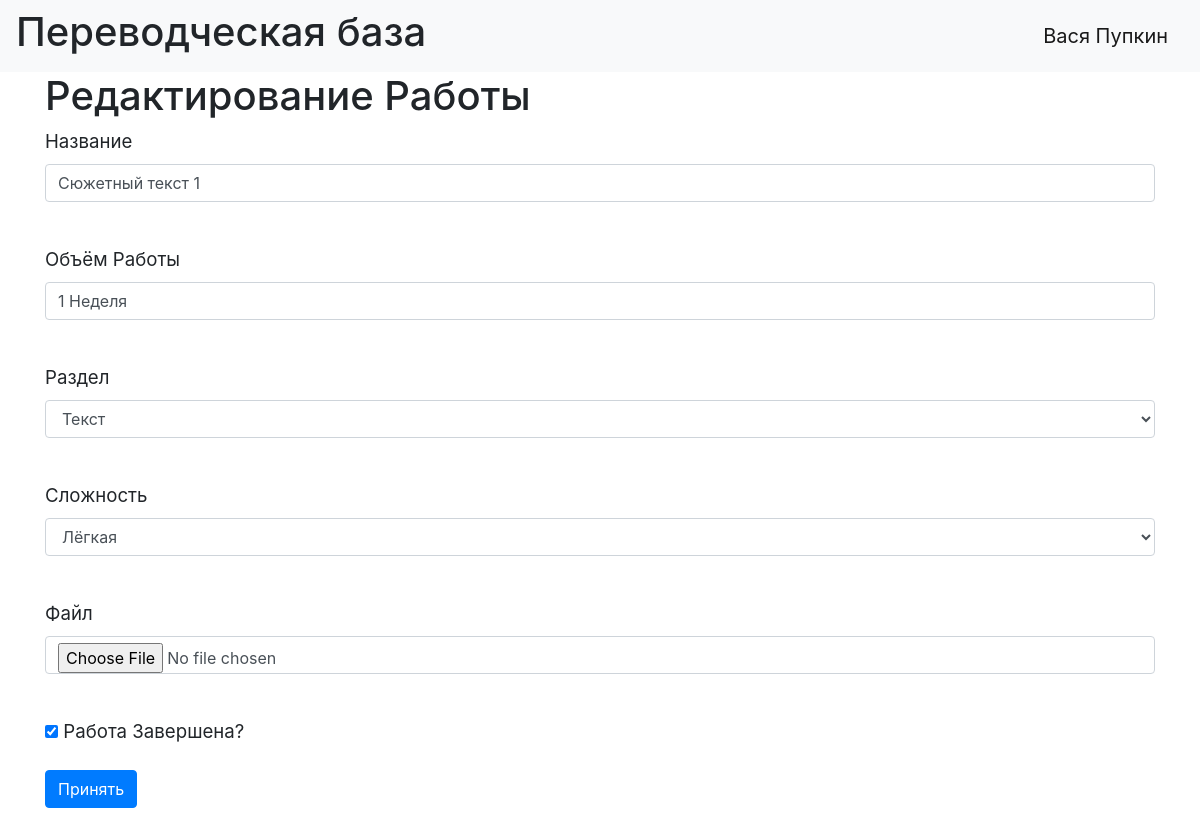
/jobs/1 (signed in), run on the app's committed database.
### data/users.py (models this page shows, shortened)
class User(SqlAlchemyBase, UserMixin, SerializerMixin):
    __tablename__ = 'users'
    id = sqlalchemy.Column(sqlalchemy.Integer, primary_key=True, autoincrement=True)
    surname = sqlalchemy.Column(sqlalchemy.String, nullable=True)
    name = sqlalchemy.Column(sqlalchemy.String, nullable=True)
    age = sqlalchemy.Column(sqlalchemy.Integer, nullable=True)
    department = sqlalchemy.Column(sqlalchemy.String, nullable=True)
    address = sqlalchemy.Column(sqlalchemy.String, nullable=True)
    email = sqlalchemy.Column(sqlalchemy.String, index=True, unique=True, nullable=True)
    hashed_password = sqlalchemy.Column(sqlalchemy.String, nullable=True)
    modifed_date = sqlalchemy.Column(sqlalchemy.DateTime, default=datetime.datetime.now)
    city_from = sqlalchemy.Column(sqlalchemy.String, default='not fill')
    jobs = orm.relation("Jobs", back_populates='user')
    departments = orm.relation("Department", back_populates='user')

### data/jobs.py (models this page shows, shortened)
class Jobs(SqlAlchemyBase, UserMixin, SerializerMixin):
    __tablename__ = 'jobs'
    id = sqlalchemy.Column(sqlalchemy.Integer, primary_key=True, autoincrement=True)
    job = sqlalchemy.Column(sqlalchemy.String, nullable=True)
    work_size = sqlalchemy.Column(sqlalchemy.Integer, nullable=True, default=0)
    department = sqlalchemy.Column(sqlalchemy.String, nullable=True)
    start_date = sqlalchemy.Column(sqlalchemy.DateTime, default=datetime.datetime.now)
    end_date = sqlalchemy.Column(sqlalchemy.DateTime, default=datetime.datetime.now)
    is_finished = sqlalchemy.Column(sqlalchemy.Boolean, default=False)
    file_name = sqlalchemy.Column(sqlalchemy.String, default=False)
    file_type = sqlalchemy.Column(sqlalchemy.String, default=False)
    is_edited = sqlalchemy.Column(sqlalchemy.Boolean, default=False)
    category = sqlalchemy.Column(sqlalchemy.Integer, sqlalchemy.ForeignKey("category.id"))
    team_leader = sqlalchemy.Column(sqlalchemy.Integer, sqlalchemy.ForeignKey("users.id"))
    user = orm.relation('User')
    categories = orm.relation("Category",
                              secondary="association",
                              backref="jobs")

### main.py (the view, shortened to what this page needs)
@app.route('/jobs/<int:id>', methods=['GET', 'POST'])
@login_required
def job_edit(id):
    form = AddJobForm()
    if request.method == "GET":
        db_sess = db_session.create_session()
        jobs = db_sess.query(Jobs).filter(Jobs.id == id,
                                          (Jobs.team_leader == current_user.id) | (
                                                      current_user.id == 1)).first()
        if jobs:
            form.job.data = jobs.job
            form.work_size.data = jobs.work_size
            form.department.data = jobs.department
            form.is_finished.data = jobs.is_finished
            form.category.data = jobs.category
        else:
            abort(404)
    return render_template('addjob.html', title='Редактирование Работы', form=form)

### data/add_job.py
class AddJobForm(FlaskForm):
    job = StringField('Название', validators=[DataRequired()])
    work_size = StringField('Объём Работы', validators=[DataRequired()])
    department = SelectField('Раздел', choices=[(2, 'Текст'), (3, 'Текстуры')])
    category = SelectField('Сложность', choices=[(1, 'Лёгкая'), (2, 'Средняя'), (3, 'Сложная')])
    file = FileField('Файл', validators=[FileRequired()])
    is_finished = BooleanField('Работа Завершена?')
    submit = SubmitField('Принять')

### data/db_session.py (called while the page is built)
def create_session() -> Session:
    global __factory
    return __factory()

### main.py (called while the page is built)
@login_manager.user_loader
def load_user(user_id):
    db_sess = db_session.create_session()
    return db_sess.query(User).get(user_id)

### templates/addjob.html (shortened to what this page needs)
{% extends "base.html" %}
{% block content %}
<h1>{{ title }}</h1>
<form action="" method="post" enctype="multipart/form-data">
    <p>
        {{ form.job.label }}<br>
        {{ form.job(class="form-control") }}<br>
    </p>
    <p>
        {{ form.work_size.label }}<br>
        {{ form.work_size(class="form-control") }}<br>
    </p>
    <p>
        {{ form.department.label }}<br>
        {{ form.department(class="form-control") }}<br>
    <p>
        {{ form.category.label }}<br>
        {{ form.category(class="form-control") }}<br>
    </p>
    <p>
        {{ form.file.label }}<br>
        {{ form.file(class="form-control") }}<br>
    </p>
    <p>{{ form.is_finished() }} {{ form.is_finished.label }}</p>
    <p>{{ form.submit(type="submit", class="btn btn-primary") }}</p>
</form>
{% endblock %}

### templates/base.html (shortened to what this page needs)
<!DOCTYPE html>
<html lang="en">
<head>
    <link rel="stylesheet" href="https://stackpath.bootstrapcdn.com/bootstrap/4.4.1/css/bootstrap.min.css"
>
    <link rel="stylesheet" type="text/css" href="../static/css/style.css"/>
</head>
<body>
<header>
    <nav class="navbar navbar-light bg-light">
        <h1>Переводческая база</h1>
        {% if current_user.is_authenticated %}
        <a class="navbar-brand" href="/logout">{{ current_user.name }} {{ current_user.surname }}</a>
        {% else %}
        <p>
            <a class="btn btn-primary " href="/register">Регистрация</a>
            <a class="btn btn-success" href="/login">Вход</a>
        </p>
        {% endif %}
    </nav>
</header>
<main role="main" class="container">
    {% block content %}{% endblock %}
</main>
</body>
</html>

### static/css/style.css (style rules this page uses)
p { font-size: 14pt; }

### data on the page
User: name "Вася", surname "Пупкин"
Jobs: job "Сюжетный текст 1", work_size "1 Неделя", department "Текст", category "Лёгкая", is_finished "☑"

### other printed values
{{ title }} "Редактирование Работы"
